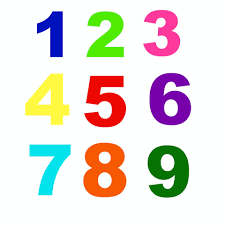
#> input picture digit_image.png, 225 x 225 px
$ python opencv8.py
#> lines starting #> are read from the running program, lines starting #| are printed output that depends on the picture; after the words box and inside, x2 and y2 are one past the last pixel; in counts of white or black regions, pixels touching at a corner belong together
import cv2

image = cv2.imread("digit_image.png")
#> image is the input picture: shape (225, 225, 3); mean B, G, R 217.2, 223.5, 230.1
image_gray = cv2.cvtColor(image, cv2.COLOR_BGR2GRAY)
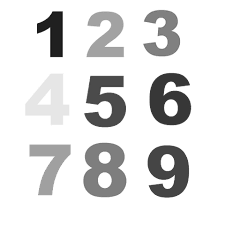
#> image_gray: shape (225, 225); min 21, max 255, mean 225
ret, thresh = cv2.threshold(image_gray, 230, 255, 0)
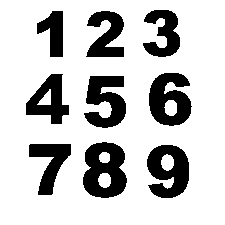
#> thresh: shape (225, 225); 77.7% white; 9 black regions, largest, box (x1, y1, x2, y2) and area: (83, 142, 127, 198) 1731, (149, 73, 192, 126) 1533, (147, 145, 189, 198) 1525
thresh = cv2.bitwise_not(thresh)
#> thresh: shape (225, 225); 22.3% white; 9 white regions

cv2.imshow("image", thresh)
cv2.waitKey(0)

contours, _ = cv2.findContours(thresh, cv2.RETR_TREE, cv2.CHAIN_APPROX_SIMPLE)
#> contours = 14 contours; largest, box (x1, y1, x2, y2) and area: (83, 142, 127, 198) 1912, (149, 73, 192, 126) 1604, (147, 145, 189, 198) 1598, (84, 76, 126, 128) 1290, (26, 74, 69, 124) 1195
image = cv2.drawContours(image, contours, -1, (0, 0, 255), 4)

cv2.imshow("image", image)
cv2.waitKey(0)

contour = contours[0]
#> contour = contour of 96 points, box (x1, y1, x2, y2) (147, 145, 189, 198), area 1598
x, y, w, h = cv2.boundingRect(contour)
#> x = 147; y = 145; w = 42; h = 53
image = cv2.rectangle(image, (x, y), (x + w, y + h), (0, 0, 255), 3)

cv2.imshow("image", image)
cv2.waitKey(0)

hull = cv2.convexHull(contour)
#> hull = contour of 27 points, box (x1, y1, x2, y2) (147, 145, 189, 198), area 1845
image = cv2.drawContours(image, [hull], -1, (255, 0, 0), 4)
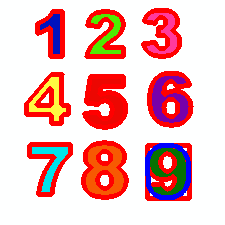
#> image: shape (225, 225, 3); mean B, G, R 189.5, 188.7, 237.2

cv2.imshow("image", image)
cv2.waitKey(0)
